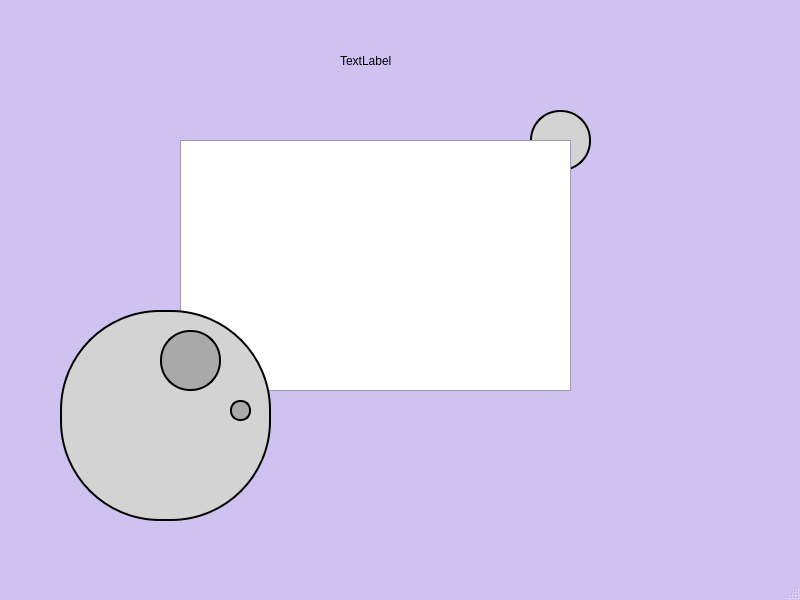
<?xml version="1.0" encoding="UTF-8"?>
<ui version="4.0">
 <class>MainWindow</class>
 <widget class="QMainWindow" name="MainWindow">
  <property name="geometry">
   <rect>
    <x>0</x>
    <y>0</y>
    <width>800</width>
    <height>600</height>
   </rect>
  </property>
  <property name="palette">
   <palette>
    <active>
     <colorrole role="Window">
      <brush brushstyle="SolidPattern">
       <color alpha="255">
        <red>207</red>
        <green>194</green>
        <blue>240</blue>
       </color>
      </brush>
     </colorrole>
    </active>
    <inactive>
     <colorrole role="Window">
      <brush brushstyle="SolidPattern">
       <color alpha="255">
        <red>207</red>
        <green>194</green>
        <blue>240</blue>
       </color>
      </brush>
     </colorrole>
    </inactive>
    <disabled>
     <colorrole role="Base">
      <brush brushstyle="SolidPattern">
       <color alpha="255">
        <red>207</red>
        <green>194</green>
        <blue>240</blue>
       </color>
      </brush>
     </colorrole>
     <colorrole role="Window">
      <brush brushstyle="SolidPattern">
       <color alpha="255">
        <red>207</red>
        <green>194</green>
        <blue>240</blue>
       </color>
      </brush>
     </colorrole>
    </disabled>
   </palette>
  </property>
  <property name="windowTitle">
   <string>MainWindow</string>
  </property>
  <widget class="QWidget" name="centralwidget">
   <widget class="QColumnView" name="Ball">
    <property name="enabled">
     <bool>true</bool>
    </property>
    <property name="geometry">
     <rect>
      <x>60</x>
      <y>310</y>
      <width>211</width>
      <height>211</height>
     </rect>
    </property>
    <property name="sizeIncrement">
     <size>
      <width>14</width>
      <height>0</height>
     </size>
    </property>
    <property name="mouseTracking">
     <bool>true</bool>
    </property>
    <property name="tabletTracking">
     <bool>true</bool>
    </property>
    <property name="focusPolicy">
     <enum>Qt::FocusPolicy::TabFocus</enum>
    </property>
    <property name="contextMenuPolicy">
     <enum>Qt::ContextMenuPolicy::CustomContextMenu</enum>
    </property>
    <property name="toolTipDuration">
     <number>-10</number>
    </property>
    <property name="styleSheet">
     <string notr="true">border: 2px solid black; border-radius: 100px; background-color: lightgrey;</string>
    </property>
   </widget>
   <widget class="QColumnView" name="columnView_2">
    <property name="enabled">
     <bool>true</bool>
    </property>
    <property name="geometry">
     <rect>
      <x>530</x>
      <y>110</y>
      <width>61</width>
      <height>61</height>
     </rect>
    </property>
    <property name="sizeIncrement">
     <size>
      <width>14</width>
      <height>0</height>
     </size>
    </property>
    <property name="mouseTracking">
     <bool>true</bool>
    </property>
    <property name="tabletTracking">
     <bool>true</bool>
    </property>
    <property name="focusPolicy">
     <enum>Qt::FocusPolicy::TabFocus</enum>
    </property>
    <property name="contextMenuPolicy">
     <enum>Qt::ContextMenuPolicy::CustomContextMenu</enum>
    </property>
    <property name="toolTipDuration">
     <number>-10</number>
    </property>
    <property name="styleSheet">
     <string notr="true">border: 2px solid black; border-radius: 30px; background-color: lightgrey;</string>
    </property>
   </widget>
   <widget class="QLabel" name="lable_1">
    <property name="geometry">
     <rect>
      <x>340</x>
      <y>40</y>
      <width>141</width>
      <height>41</height>
     </rect>
    </property>
    <property name="styleSheet">
     <string notr="true">font: 700 9pt &quot;Tahoma&quot;; backgroun-color: white;</string>
    </property>
    <property name="text">
     <string>TextLabel</string>
    </property>
   </widget>
   <widget class="QTableWidget" name="tableWidget">
    <property name="geometry">
     <rect>
      <x>180</x>
      <y>140</y>
      <width>391</width>
      <height>251</height>
     </rect>
    </property>
    <property name="styleSheet">
     <string notr="true"/>
    </property>
   </widget>
   <widget class="QColumnView" name="columnView_3">
    <property name="enabled">
     <bool>true</bool>
    </property>
    <property name="geometry">
     <rect>
      <x>230</x>
      <y>400</y>
      <width>21</width>
      <height>21</height>
     </rect>
    </property>
    <property name="sizeIncrement">
     <size>
      <width>14</width>
      <height>0</height>
     </size>
    </property>
    <property name="mouseTracking">
     <bool>true</bool>
    </property>
    <property name="tabletTracking">
     <bool>true</bool>
    </property>
    <property name="focusPolicy">
     <enum>Qt::FocusPolicy::TabFocus</enum>
    </property>
    <property name="contextMenuPolicy">
     <enum>Qt::ContextMenuPolicy::CustomContextMenu</enum>
    </property>
    <property name="toolTipDuration">
     <number>-10</number>
    </property>
    <property name="styleSheet">
     <string notr="true">border: 2px solid black; border-radius: 10px; background-color: darkgrey;</string>
    </property>
   </widget>
   <widget class="QColumnView" name="columnView_4">
    <property name="enabled">
     <bool>true</bool>
    </property>
    <property name="geometry">
     <rect>
      <x>160</x>
      <y>330</y>
      <width>61</width>
      <height>61</height>
     </rect>
    </property>
    <property name="sizeIncrement">
     <size>
      <width>14</width>
      <height>0</height>
     </size>
    </property>
    <property name="mouseTracking">
     <bool>true</bool>
    </property>
    <property name="tabletTracking">
     <bool>true</bool>
    </property>
    <property name="focusPolicy">
     <enum>Qt::FocusPolicy::TabFocus</enum>
    </property>
    <property name="contextMenuPolicy">
     <enum>Qt::ContextMenuPolicy::CustomContextMenu</enum>
    </property>
    <property name="toolTipDuration">
     <number>-10</number>
    </property>
    <property name="styleSheet">
     <string notr="true">border: 2px solid black; border-radius: 30px; background-color: darkgrey;</string>
    </property>
   </widget>
   <zorder>columnView_2</zorder>
   <zorder>lable_1</zorder>
   <zorder>tableWidget</zorder>
   <zorder>Ball</zorder>
   <zorder>columnView_3</zorder>
   <zorder>columnView_4</zorder>
  </widget>
  <widget class="QMenuBar" name="menubar">
   <property name="geometry">
    <rect>
     <x>0</x>
     <y>0</y>
     <width>800</width>
     <height>26</height>
    </rect>
   </property>
  </widget>
  <widget class="QStatusBar" name="statusbar"/>
 </widget>
 <resources/>
 <connections/>
</ui>
